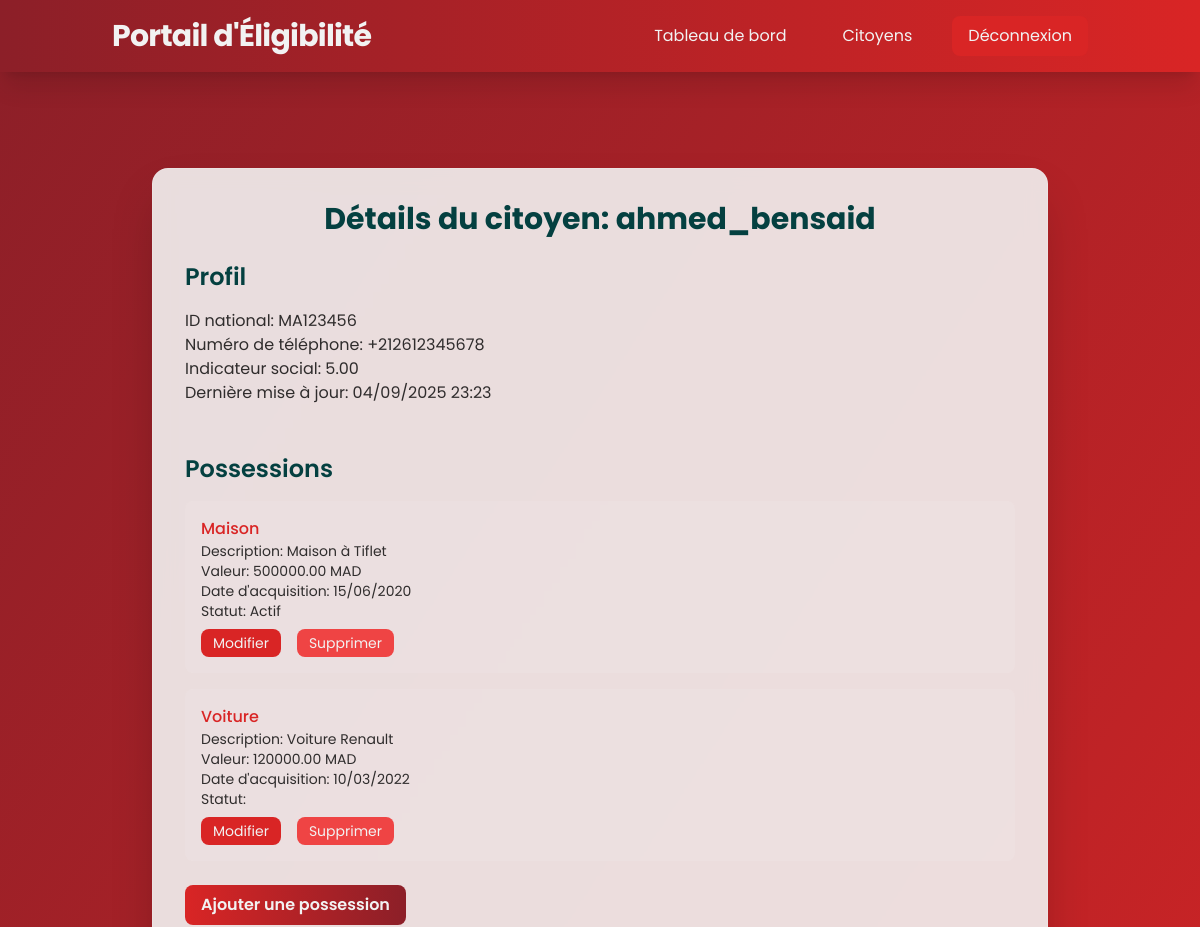
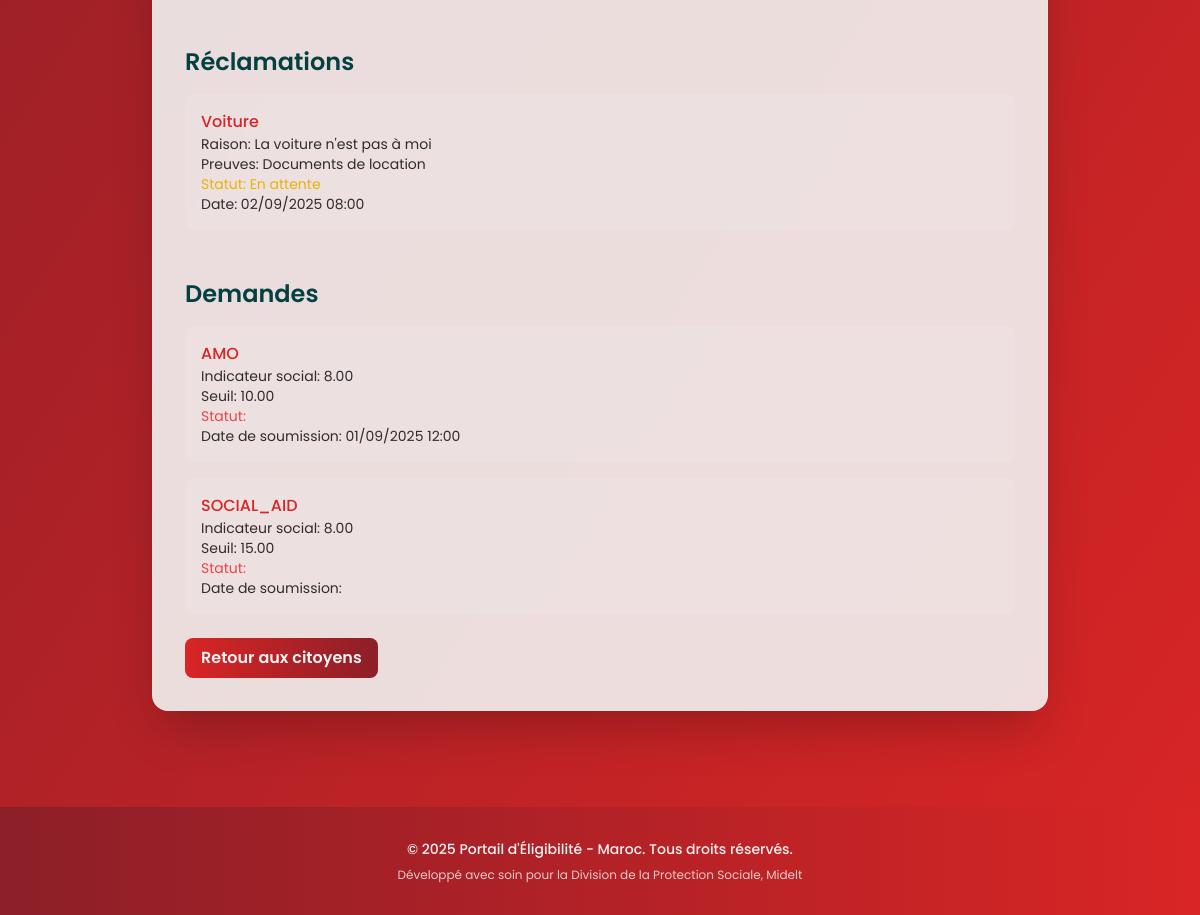
Page /staff/citizen/1/ (signed in) on the earlier database version (2 pictures, top to bottom).
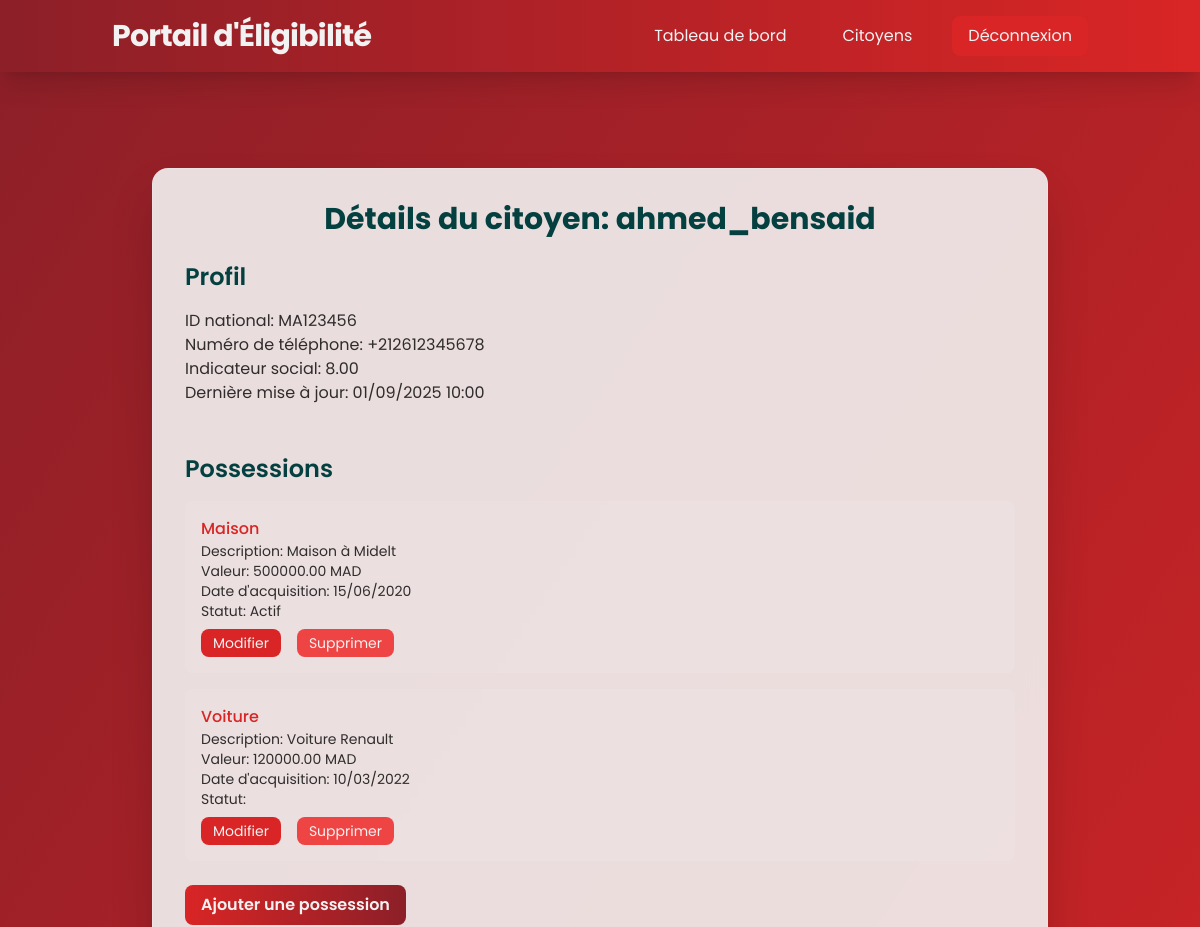
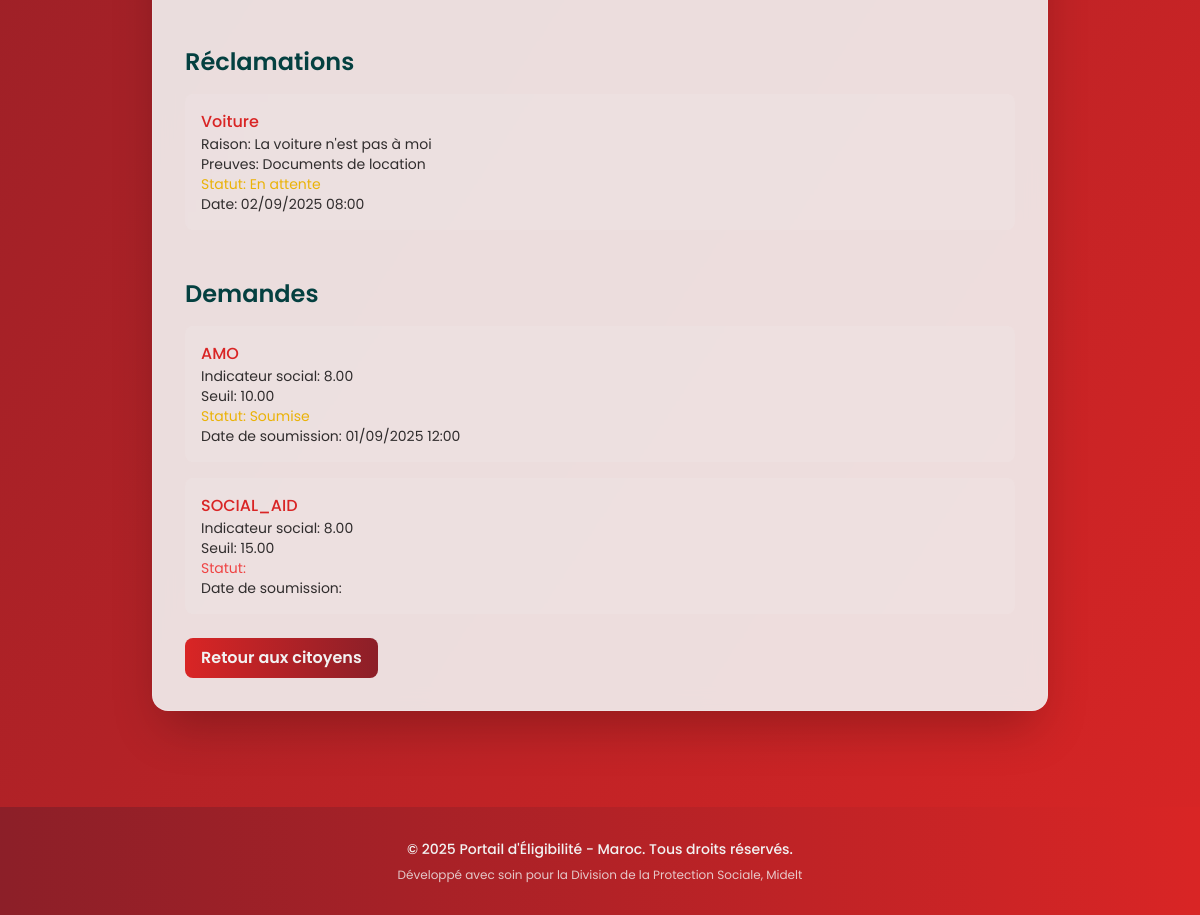
Same page on the later database version (2 pictures, top to bottom).
### website/models.py (models this page shows)
class CitizenProfile(models.Model):
    user = models.OneToOneField(User, on_delete=models.CASCADE)
    family_size = models.IntegerField(default=1)
    monthly_income = models.DecimalField(max_digits=12, decimal_places=2, default=0)
    has_other_insurance = models.BooleanField(default=False)
    other_insurance_details = models.TextField(blank=True)
    current_social_indicator = models.DecimalField(max_digits=10, decimal_places=4, default=0)
    last_calculated = models.DateTimeField(null=True, blank=True)

class CitizenPossession(models.Model):
    STATUS_CHOICES = [
        ('active', 'Active'),
        ('under_investigation', 'Under Investigation'),
        ('disputed', 'Disputed'),
        ('removed', 'Removed'),
    ]
    citizen = models.ForeignKey(User, on_delete=models.CASCADE)
    possession_type = models.ForeignKey(PossessionType, on_delete=models.CASCADE)
    description = models.TextField()  # Additional details about the possession
    acquisition_date = models.DateField()
    estimated_value = models.DecimalField(max_digits=12, decimal_places=2)
    status = models.CharField(max_length=20, choices=STATUS_CHOICES, default='active')
    added_by = models.ForeignKey(User, on_delete=models.CASCADE, related_name='added_possessions')
    created_at = models.DateTimeField(auto_now_add=True)
    updated_at = models.DateTimeField(auto_now=True)

class Application(models.Model):
    STATUS_CHOICES = [
        ('draft', 'Draft'),
        ('submitted', 'Submitted'),
        ('under_review', 'Under Review'),
        ('approved', 'Approved'),
        ('rejected', 'Rejected'),
    ]
    PROGRAM_TYPES = [
        ('amo', 'AMO Health Insurance'),
        ('social_aid', 'Social Aid'),
    ]
    id = models.UUIDField(primary_key=True, default=uuid.uuid4, editable=False)
    citizen = models.ForeignKey(User, on_delete=models.CASCADE)
    program_type = models.CharField(max_length=20, choices=PROGRAM_TYPES)
    status = models.CharField(max_length=20, choices=STATUS_CHOICES, default='draft')
    social_indicator_at_submission = models.DecimalField(max_digits=10, decimal_places=4)
    threshold_at_submission = models.DecimalField(max_digits=10, decimal_places=4)
    reviewed_by = models.ForeignKey(User, on_delete=models.SET_NULL, null=True, blank=True, related_name='reviewed_applications')
    review_notes = models.TextField(blank=True)
    submitted_at = models.DateTimeField(null=True, blank=True)
    reviewed_at = models.DateTimeField(null=True, blank=True)
    created_at = models.DateTimeField(auto_now_add=True)
    updated_at = models.DateTimeField(auto_now=True)

class PossessionType(models.Model):
    category = models.ForeignKey(PossessionCategory, on_delete=models.CASCADE)
    name = models.CharField(max_length=100)  # e.g., "Normal Car", "Luxury Car", "Motorcycle"
    description = models.TextField()
    point_value = models.DecimalField(max_digits=10, decimal_places=4)  # e.g., 0.14 for normal car
    is_active = models.BooleanField(default=True)
    created_at = models.DateTimeField(auto_now_add=True)

### website/views.py (the view)
# urls.py: path('staff/citizen/<int:citizen_id>/', views.citizen_detail, name='citizen_detail'),
@login_required
@user_passes_test(is_staff_member)
def citizen_detail(request, citizen_id):
    citizen = get_object_or_404(User, id=citizen_id, user_type='citizen')
    profile = get_object_or_404(CitizenProfile, user=citizen)
    possessions = CitizenPossession.objects.filter(citizen=citizen).order_by('-created_at')
    reclamations = Reclamation.objects.filter(citizen=citizen).order_by('-created_at')
    applications = Application.objects.filter(citizen=citizen).order_by('-created_at')
    context = {
        'citizen': citizen,
        'profile': profile,
        'possessions': possessions,
        'reclamations': reclamations,
        'applications': applications,
    }
    return render(request, 'staff/citizen_detail.html', context)

### website/views.py (called while the page is built)
def is_staff_member(user):
    return user.user_type in ['data_entry_staff', 'investigator', 'supervisor', 'admin']

### website/templates/staff/citizen_detail.html (shortened to what the changed rows need)
{% extends 'base.html' %}
{% block content %}
<div class="flex items-center justify-center py-12" style="height:fit-content; min-height: 75vh;">
    <div class="glass p-8 rounded-2xl shadow-2xl w-full max-w-4xl animate-fade-in-up">
        <h1 class="text-3xl font-bold text-center text-[#044040] mb-6">Détails du citoyen: {{ citizen.username }}</h1>
        <div class="mb-12">
            <h2 class="text-2xl font-semibold text-[#044040] mb-4">Profil</h2>
            <p class="text-[#000000]/80">ID national: {{ citizen.national_id }}</p>
            <p class="text-[#000000]/80">Numéro de téléphone: {{ citizen.phone_number }}</p>
            <p class="text-[#000000]/80">Indicateur social: {{ profile.current_social_indicator|floatformat:2 }}</p>
            <p class="text-[#000000]/80">Dernière mise à jour: {{ profile.last_calculated|date:"d/m/Y H:i" }}</p>
        </div>
        <div class="mb-12">
            <h2 class="text-2xl font-semibold text-[#044040] mb-4">Possessions</h2>
            {% if possessions %}
                <ul class="space-y-4">
                    {% for possession in possessions %}
                        <li class="bg-[#F2F2F2]/10 p-4 rounded-lg hover:bg-[#F2F2F2]/20 transition-all duration-300 hover-scale">
                            <p class="font-medium text-[#D92525]">{{ possession.possession_type.name }}</p>
                            <p class="text-sm text-[#000000]/80">Description: {{ possession.description|default:"Aucune" }}</p>
                            <p class="text-sm text-[#000000]/80">Valeur: {{ possession.estimated_value|floatformat:2 }} MAD</p>
                            <p class="text-sm text-[#000000]/80">Date d'acquisition: {{ possession.acquisition_date|date:"d/m/Y" }}</p>
                            <p class="text-sm text-[#000000]/80">Statut:
                                {% if possession.status == 'active' %}Actif
                                {% elif possession.status == 'under_investigation' %}En cours d'investigation
                                {% elif possession.status == 'removed' %}Supprimé
                                {% endif %}
                            </p>
                            {% if user.user_type == 'data_entry_staff' or user.user_type == 'admin' %}
                                <div class="mt-2 flex space-x-4">
                                    <a href="{% url 'edit_possession' possession.id %}"
                                       class="text-sm bg-[#D92525] text-[#F2F2F2] px-3 py-1 rounded-lg hover:bg-[#591C21] transition-all duration-300 hover-scale">
                                        Modifier
                                    </a>
                                    <form method="post" action="{% url 'delete_possession' possession.id %}">
                                        <button type="submit"
                                                class="text-sm bg-red-500 text-[#F2F2F2] px-3 py-1 rounded-lg hover:bg-red-600 transition-all duration-300 hover-scale"
                                                onclick="return confirm('Voulez-vous vraiment supprimer cette possession ?');">
                                            Supprimer
                                        </button>
                                    </form>
                                </div>
                            {% endif %}
                        </li>
                    {% endfor %}
                </ul>
            {% endif %}
        </div>
        <div class="mb-12">
            <h2 class="text-2xl font-semibold text-[#044040] mb-4">Réclamations</h2>
        </div>
        <div>
            <h2 class="text-2xl font-semibold text-[#044040] mb-4">Demandes</h2>
            {% if applications %}
                <ul class="space-y-4">
                    {% for application in applications %}
                        <li class="bg-[#F2F2F2]/10 p-4 rounded-lg hover:bg-[#F2F2F2]/20 transition-all duration-300 hover-scale">
                            <p class="font-medium text-[#D92525]">{{ application.program_type|upper }}</p>
                            <p class="text-sm text-[#000000]/80">Indicateur social: {{ application.social_indicator_at_submission|floatformat:2 }}</p>
                            <p class="text-sm text-[#000000]/80">Seuil: {{ application.threshold_at_submission|floatformat:2 }}</p>
                            <p class="text-sm {% if application.status == 'submitted' %}text-yellow-500{% elif application.status == 'under_review' %}text-blue-500{% elif application.status == 'approved' %}text-green-500{% else %}text-red-500{% endif %}">
                                Statut:
                                {% if application.status == 'submitted' %}Soumise
                                {% elif application.status == 'under_review' %}En cours d'examen
                                {% elif application.status == 'approved' %}Approuvée
                                {% elif application.status == 'rejected' %}Rejetée
                                {% endif %}
                            </p>
                            <p class="text-sm text-[#000000]/80">Date de soumission: {{ application.submitted_at|date:"d/m/Y H:i" }}</p>
                        </li>
                    {% endfor %}
                </ul>
            {% else %}
                <p class="text-[#000000]/80">Aucune demande enregistrée.</p>
            {% endif %}
        </div>
    </div>
</div>
{% endblock %}

Differences in the rows shown:
changed CitizenProfile: current_social_indicator "5.00" → "8.00"; last_calculated "04/09/2025 23:23" → "01/09/2025 10:00"
changed CitizenPossession "Maison": description "Maison à Tiflet" → "Maison à Midelt"
changed Application "AMO": now shows "Soumise"
